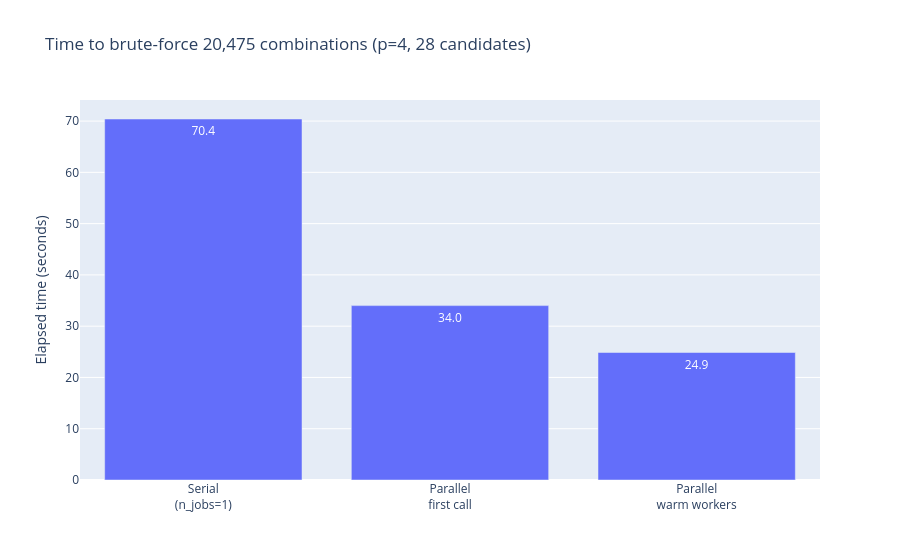

The notebook cell this image was saved under:
### Markdown cell above
### The results

### Code cell
import pandas as pd
import plotly.express as px

timings = pd.DataFrame({
    "run": ["Serial<br>(n_jobs=1)", "Parallel<br>first call", "Parallel<br>warm workers"],
    "elapsed_seconds": [elapsed_serial, elapsed_parallel_cold, elapsed_parallel_warm],
})
fig = px.bar(
    timings, x="run", y="elapsed_seconds",
    title="Time to brute-force 20,475 combinations (p=4, 28 candidates)",
    labels={"elapsed_seconds": "Elapsed time (seconds)", "run": ""},
    text_auto=".1f"
)
fig.update_layout(showlegend=False)
fig

### Figure 1 — Plotly figure (JSON) as saved in the notebook; plotly's stock layout.template omitted (floating-point values rounded to 4 significant figures)
{"data": [{"alignmentgroup": "True", "hovertemplate": "=%{x}<br>Elapsed time (seconds)=%{y}<extra></extra>", "legendgroup": "", "marker": {"color": "#636efa", "pattern": {"shape": ""}}, "name": "", "offsetgroup": "", "orientation": "v", "showlegend": false, "textposition": "auto", "texttemplate": "%{y:.1f}", "type": "bar", "x": ["Serial<br>(n_jobs=1)", "Parallel<br>first call", "Parallel<br>warm workers"], "xaxis": "x", "y": [70.4, 34.01, 24.87], "yaxis": "y"}], "layout": {"barmode": "relative", "legend": {"tracegroupgap": 0}, "showlegend": false, "title": {"text": "Time to brute-force 20,475 combinations (p=4, 28 candidates)"}, "xaxis": {"anchor": "y", "domain": [0, 1], "title": {"text": ""}}, "yaxis": {"anchor": "x", "domain": [0, 1], "title": {"text": "Elapsed time (seconds)"}}}}
